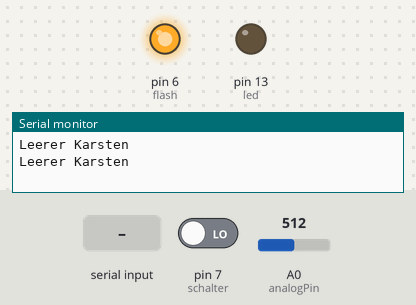
This sketch was run on a simulated Arduino Uno, built with avr-gcc and run on an emulated ATmega328P. Shown: output pins drawn as LEDs (lit = HIGH), the last lines printed to the serial monitor. Inputs (shaded band) come from the test bench; at power-on: pin 7 (schalter) LOW, A0 (analogPin) = 512.

Above: at 2.8 s.
2.9 s: "1" received over Serial
At 5.2 s:
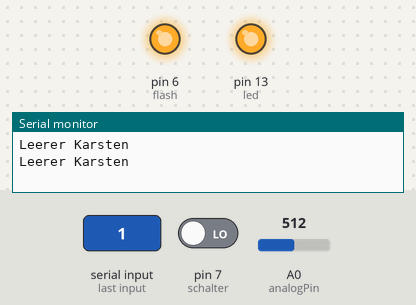
5.5 s: pin 7 (schalter) driven HIGH
At 7.5 s:
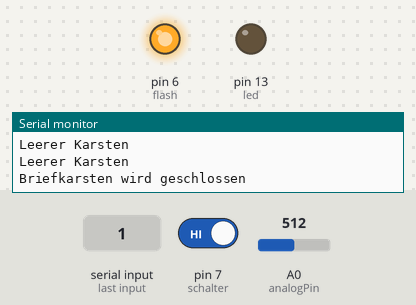
Timing chart, 0 to 9.0 s (numbered marks = the images above; inputs shaded):
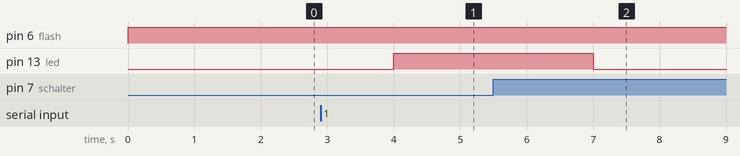

Measured:
- after the input at 2.9 s, pin 13 (led): LOW → HIGH after 1.1 s
- after the input at 5.5 s, pin 13 (led): HIGH → LOW after 1.5 s

The sketch:

Arduino.b1.0.ino
```cpp
int flash = 6;

int analogPin = 0;

int ldrWert = 0;

int schalter = 7;

int buttonState = LOW;

int x = 0;

int led = 13;


void setup() {

  Serial.begin(9600);

  pinMode(flash, OUTPUT);

  pinMode(led, OUTPUT);

  pinMode(schalter, INPUT);


}

void loop() {

  digitalWrite(flash, HIGH);

  ldrWert = analogRead(analogPin);

  if (ldrWert < 300) {

    Serial.println("Post ist da!");

    delay(2000);

  }

  if (ldrWert > 300) {

    Serial.println("Leerer Karsten"); //leer

    delay(2000);

  }

  if (Serial.available() > 0) {

    x = Serial.read();

    if (x == '1') {

      digitalWrite(led, HIGH);
      //delay(5000);

      buttonState = digitalRead(schalter);

      while (buttonState == LOW) {
        buttonState = digitalRead(schalter);
        delay(1000);
      }

      digitalWrite(led, LOW);

      Serial.println("Briefkarsten wird geschlossen");
      delay(1000);

    }

    else if (x == '0') {

      digitalWrite(led, LOW);

    }
    else {

      Serial.println("invalid!");

    }

  }

}
```
